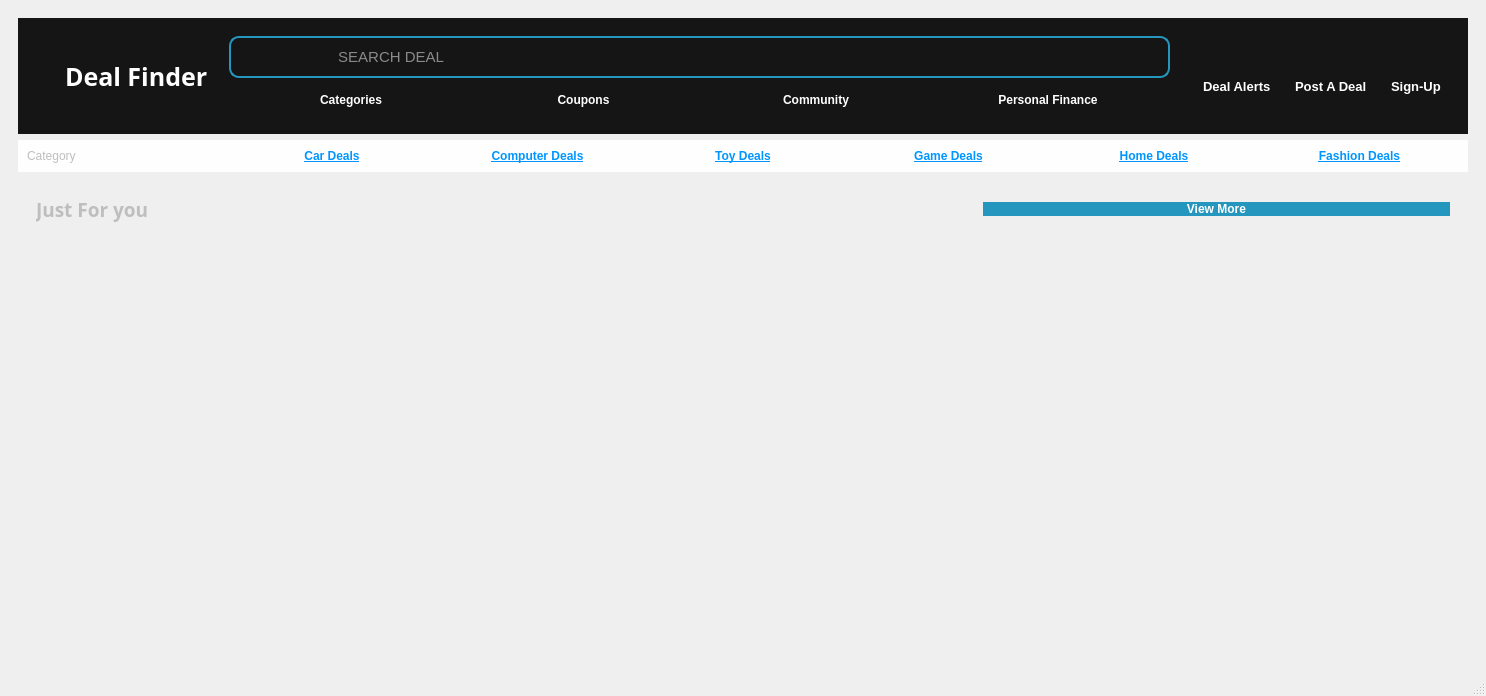
<?xml version="1.0" encoding="UTF-8"?>
<ui version="4.0">
 <class>MainWindow</class>
 <widget class="QMainWindow" name="MainWindow">
  <property name="geometry">
   <rect>
    <x>0</x>
    <y>0</y>
    <width>1486</width>
    <height>696</height>
   </rect>
  </property>
  <property name="windowTitle">
   <string>MainWindow</string>
  </property>
  <widget class="QWidget" name="centralwidget">
   <property name="styleSheet">
    <string notr="true">QLineEdit{
	background:transparent;
}
*{
	border:none;
}
#searchframe{
	border-radius:10px;
	border:2px solid#2596be;
}
#label_2,#lineEdit,#label_3,#label_4,#pushButton_3,#pushButton_5,#pushButton_6,#pushButton_7,#label_5{
	color:#fefeff;
}
#infoframe{
	background-color:#151515;
}
#frame_2,#frame_12,#frame_8,#frame_9,#frame_10,#frame_11{
	background-color:#fefeff
}
#pushButton_10,#pushButton_11,#pushButton_12,#pushButton_13,#pushButton_14,#pushButton_9{
	color:#0096ff
}
#frame_14,#frame_16{
	border-radius:10px;
}
#frame_12,#frame_8,#frame_9,#frame_10,#frame_11{
	border-radius:10px;
}
#pushButton_15{
	background-color:#2596be;
	color:#fff;
	border-radius:10px;
}

</string>
   </property>
   <layout class="QVBoxLayout" name="verticalLayout">
    <item>
     <widget class="QWidget" name="widget" native="true">
      <layout class="QVBoxLayout" name="verticalLayout_2">
       <item alignment="Qt::AlignTop">
        <widget class="QFrame" name="infoframe">
         <property name="frameShape">
          <enum>QFrame::StyledPanel</enum>
         </property>
         <property name="frameShadow">
          <enum>QFrame::Raised</enum>
         </property>
         <layout class="QHBoxLayout" name="horizontalLayout">
          <item>
           <widget class="QPushButton" name="pushButton_8">
            <property name="text">
             <string/>
            </property>
            <property name="icon">
             <iconset resource="resources.qrc">
              <normaloff>:/icon/deal-finder-high-resolution-logo.png</normaloff>:/icon/deal-finder-high-resolution-logo.png</iconset>
            </property>
            <property name="iconSize">
             <size>
              <width>50</width>
              <height>50</height>
             </size>
            </property>
           </widget>
          </item>
          <item>
           <widget class="QLabel" name="label_5">
            <property name="font">
             <font>
              <family>Freestyle Script</family>
              <pointsize>19</pointsize>
              <weight>75</weight>
              <bold>true</bold>
             </font>
            </property>
            <property name="text">
             <string>Deal Finder</string>
            </property>
           </widget>
          </item>
          <item>
           <widget class="QWidget" name="widget_2" native="true"/>
          </item>
          <item>
           <widget class="QWidget" name="widget_3" native="true">
            <layout class="QVBoxLayout" name="verticalLayout_6">
             <item>
              <widget class="QFrame" name="searchframe">
               <property name="frameShape">
                <enum>QFrame::StyledPanel</enum>
               </property>
               <property name="frameShadow">
                <enum>QFrame::Raised</enum>
               </property>
               <layout class="QHBoxLayout" name="horizontalLayout_4">
                <item>
                 <widget class="QPushButton" name="pushButton">
                  <property name="text">
                   <string/>
                  </property>
                  <property name="icon">
                   <iconset resource="resources.qrc">
                    <normaloff>:/icon/search.svg</normaloff>:/icon/search.svg</iconset>
                  </property>
                  <property name="iconSize">
                   <size>
                    <width>24</width>
                    <height>15</height>
                   </size>
                  </property>
                 </widget>
                </item>
                <item>
                 <widget class="QLineEdit" name="search">
                  <property name="font">
                   <font>
                    <pointsize>11</pointsize>
                    <weight>50</weight>
                    <bold>false</bold>
                   </font>
                  </property>
                  <property name="styleSheet">
                   <string notr="true">color:#fefeff;</string>
                  </property>
                  <property name="placeholderText">
                   <string>              SEARCH DEAL</string>
                  </property>
                 </widget>
                </item>
               </layout>
              </widget>
             </item>
             <item alignment="Qt::AlignTop">
              <widget class="QFrame" name="frame_6">
               <property name="frameShape">
                <enum>QFrame::StyledPanel</enum>
               </property>
               <property name="frameShadow">
                <enum>QFrame::Raised</enum>
               </property>
               <layout class="QHBoxLayout" name="horizontalLayout_2">
                <item>
                 <widget class="QPushButton" name="pushButton_3">
                  <property name="font">
                   <font>
                    <pointsize>9</pointsize>
                    <weight>75</weight>
                    <bold>true</bold>
                   </font>
                  </property>
                  <property name="text">
                   <string>Categories</string>
                  </property>
                 </widget>
                </item>
                <item>
                 <widget class="QPushButton" name="pushButton_5">
                  <property name="font">
                   <font>
                    <pointsize>9</pointsize>
                    <weight>75</weight>
                    <bold>true</bold>
                   </font>
                  </property>
                  <property name="text">
                   <string>Coupons</string>
                  </property>
                 </widget>
                </item>
                <item>
                 <widget class="QPushButton" name="pushButton_6">
                  <property name="font">
                   <font>
                    <pointsize>9</pointsize>
                    <weight>75</weight>
                    <bold>true</bold>
                   </font>
                  </property>
                  <property name="text">
                   <string>Community</string>
                  </property>
                 </widget>
                </item>
                <item>
                 <widget class="QPushButton" name="pushButton_7">
                  <property name="font">
                   <font>
                    <pointsize>9</pointsize>
                    <weight>75</weight>
                    <bold>true</bold>
                   </font>
                  </property>
                  <property name="text">
                   <string>Personal Finance</string>
                  </property>
                 </widget>
                </item>
               </layout>
              </widget>
             </item>
            </layout>
           </widget>
          </item>
          <item>
           <widget class="QWidget" name="widget_4" native="true">
            <layout class="QHBoxLayout" name="horizontalLayout_3">
             <item>
              <widget class="QFrame" name="frame_5">
               <property name="frameShape">
                <enum>QFrame::StyledPanel</enum>
               </property>
               <property name="frameShadow">
                <enum>QFrame::Raised</enum>
               </property>
               <layout class="QVBoxLayout" name="verticalLayout_3">
                <item>
                 <widget class="QPushButton" name="DealAlert">
                  <property name="text">
                   <string/>
                  </property>
                  <property name="icon">
                   <iconset resource="resources.qrc">
                    <normaloff>:/icon/notification-bell-5743.svg</normaloff>:/icon/notification-bell-5743.svg</iconset>
                  </property>
                  <property name="iconSize">
                   <size>
                    <width>40</width>
                    <height>40</height>
                   </size>
                  </property>
                 </widget>
                </item>
                <item>
                 <widget class="QLabel" name="label_2">
                  <property name="font">
                   <font>
                    <pointsize>10</pointsize>
                    <weight>75</weight>
                    <bold>true</bold>
                   </font>
                  </property>
                  <property name="text">
                   <string>Deal Alerts</string>
                  </property>
                 </widget>
                </item>
               </layout>
              </widget>
             </item>
             <item>
              <widget class="QFrame" name="frame_4">
               <property name="frameShape">
                <enum>QFrame::StyledPanel</enum>
               </property>
               <property name="frameShadow">
                <enum>QFrame::Raised</enum>
               </property>
               <layout class="QVBoxLayout" name="verticalLayout_4">
                <item>
                 <widget class="QPushButton" name="PostDeal">
                  <property name="text">
                   <string/>
                  </property>
                  <property name="icon">
                   <iconset resource="resources.qrc">
                    <normaloff>:/icon/blue-add-button-12024.svg</normaloff>:/icon/blue-add-button-12024.svg</iconset>
                  </property>
                  <property name="iconSize">
                   <size>
                    <width>40</width>
                    <height>40</height>
                   </size>
                  </property>
                 </widget>
                </item>
                <item>
                 <widget class="QLabel" name="label_3">
                  <property name="font">
                   <font>
                    <pointsize>10</pointsize>
                    <weight>75</weight>
                    <bold>true</bold>
                   </font>
                  </property>
                  <property name="text">
                   <string>Post A Deal</string>
                  </property>
                 </widget>
                </item>
               </layout>
              </widget>
             </item>
             <item>
              <widget class="QFrame" name="frame">
               <property name="frameShape">
                <enum>QFrame::StyledPanel</enum>
               </property>
               <property name="frameShadow">
                <enum>QFrame::Raised</enum>
               </property>
               <layout class="QVBoxLayout" name="verticalLayout_5">
                <item>
                 <widget class="QPushButton" name="pushButton_2">
                  <property name="text">
                   <string/>
                  </property>
                  <property name="icon">
                   <iconset resource="resources.qrc">
                    <normaloff>:/icon/orange-person-10776.svg</normaloff>:/icon/orange-person-10776.svg</iconset>
                  </property>
                  <property name="iconSize">
                   <size>
                    <width>40</width>
                    <height>40</height>
                   </size>
                  </property>
                 </widget>
                </item>
                <item>
                 <widget class="QLabel" name="label_4">
                  <property name="font">
                   <font>
                    <pointsize>10</pointsize>
                    <weight>75</weight>
                    <bold>true</bold>
                   </font>
                  </property>
                  <property name="text">
                   <string>Sign-Up</string>
                  </property>
                 </widget>
                </item>
               </layout>
              </widget>
             </item>
            </layout>
           </widget>
          </item>
         </layout>
        </widget>
       </item>
       <item alignment="Qt::AlignTop">
        <widget class="QFrame" name="frame_2">
         <property name="font">
          <font>
           <weight>75</weight>
           <bold>true</bold>
          </font>
         </property>
         <property name="frameShape">
          <enum>QFrame::StyledPanel</enum>
         </property>
         <property name="frameShadow">
          <enum>QFrame::Raised</enum>
         </property>
         <layout class="QHBoxLayout" name="horizontalLayout_5">
          <item>
           <widget class="QLabel" name="label_6">
            <property name="enabled">
             <bool>false</bool>
            </property>
            <property name="text">
             <string>Category</string>
            </property>
           </widget>
          </item>
          <item>
           <widget class="QPushButton" name="pushButton_9">
            <property name="font">
             <font>
              <pointsize>9</pointsize>
              <weight>75</weight>
              <bold>true</bold>
              <underline>true</underline>
             </font>
            </property>
            <property name="text">
             <string>Car Deals</string>
            </property>
           </widget>
          </item>
          <item>
           <widget class="QPushButton" name="pushButton_10">
            <property name="font">
             <font>
              <pointsize>9</pointsize>
              <weight>75</weight>
              <bold>true</bold>
              <underline>true</underline>
             </font>
            </property>
            <property name="text">
             <string>Computer Deals</string>
            </property>
           </widget>
          </item>
          <item>
           <widget class="QPushButton" name="pushButton_11">
            <property name="font">
             <font>
              <pointsize>9</pointsize>
              <weight>75</weight>
              <bold>true</bold>
              <underline>true</underline>
             </font>
            </property>
            <property name="text">
             <string>Toy Deals</string>
            </property>
           </widget>
          </item>
          <item>
           <widget class="QPushButton" name="pushButton_12">
            <property name="font">
             <font>
              <pointsize>9</pointsize>
              <weight>75</weight>
              <bold>true</bold>
              <underline>true</underline>
             </font>
            </property>
            <property name="text">
             <string>Game Deals</string>
            </property>
           </widget>
          </item>
          <item>
           <widget class="QPushButton" name="pushButton_13">
            <property name="font">
             <font>
              <pointsize>9</pointsize>
              <weight>75</weight>
              <bold>true</bold>
              <underline>true</underline>
             </font>
            </property>
            <property name="text">
             <string>Home Deals</string>
            </property>
           </widget>
          </item>
          <item>
           <widget class="QPushButton" name="pushButton_14">
            <property name="font">
             <font>
              <pointsize>9</pointsize>
              <weight>75</weight>
              <bold>true</bold>
              <underline>true</underline>
             </font>
            </property>
            <property name="text">
             <string>Fashion Deals</string>
            </property>
           </widget>
          </item>
         </layout>
        </widget>
       </item>
       <item>
        <widget class="QFrame" name="frame_3">
         <property name="sizePolicy">
          <sizepolicy hsizetype="Preferred" vsizetype="Expanding">
           <horstretch>0</horstretch>
           <verstretch>0</verstretch>
          </sizepolicy>
         </property>
         <property name="frameShape">
          <enum>QFrame::StyledPanel</enum>
         </property>
         <property name="frameShadow">
          <enum>QFrame::Raised</enum>
         </property>
         <layout class="QVBoxLayout" name="verticalLayout_7">
          <item>
           <widget class="QFrame" name="frame_7">
            <property name="frameShape">
             <enum>QFrame::StyledPanel</enum>
            </property>
            <property name="frameShadow">
             <enum>QFrame::Raised</enum>
            </property>
            <layout class="QHBoxLayout" name="horizontalLayout_6">
             <item>
              <widget class="QLabel" name="label_7">
               <property name="enabled">
                <bool>false</bool>
               </property>
               <property name="font">
                <font>
                 <family>Arial Rounded MT Bold</family>
                 <pointsize>14</pointsize>
                 <weight>75</weight>
                 <bold>true</bold>
                </font>
               </property>
               <property name="text">
                <string>Just For you</string>
               </property>
              </widget>
             </item>
             <item>
              <widget class="QLabel" name="label_28">
               <property name="text">
                <string/>
               </property>
              </widget>
             </item>
             <item>
              <widget class="QPushButton" name="pushButton_15">
               <property name="font">
                <font>
                 <pointsize>9</pointsize>
                 <weight>75</weight>
                 <bold>true</bold>
                </font>
               </property>
               <property name="text">
                <string>View More</string>
               </property>
               <property name="icon">
                <iconset resource="resources.qrc">
                 <normaloff>:/icon/arrow-right (1).svg</normaloff>:/icon/arrow-right (1).svg</iconset>
               </property>
               <property name="iconSize">
                <size>
                 <width>20</width>
                 <height>20</height>
                </size>
               </property>
              </widget>
             </item>
            </layout>
           </widget>
          </item>
          <item>
           <widget class="QWidget" name="widget_5" native="true">
            <property name="sizePolicy">
             <sizepolicy hsizetype="Preferred" vsizetype="Expanding">
              <horstretch>0</horstretch>
              <verstretch>0</verstretch>
             </sizepolicy>
            </property>
            <layout class="QHBoxLayout" name="horizontalLayout_7"/>
           </widget>
          </item>
         </layout>
        </widget>
       </item>
      </layout>
     </widget>
    </item>
   </layout>
  </widget>
  <widget class="QStatusBar" name="statusBar"/>
 </widget>
 <resources>
  <include location="resources.qrc"/>
  <include location="resources.qrc"/>
  <include location="resources.qrc"/>
  <include location="resources.qrc"/>
  <include location="resources.qrc"/>
 </resources>
 <connections/>
</ui>
